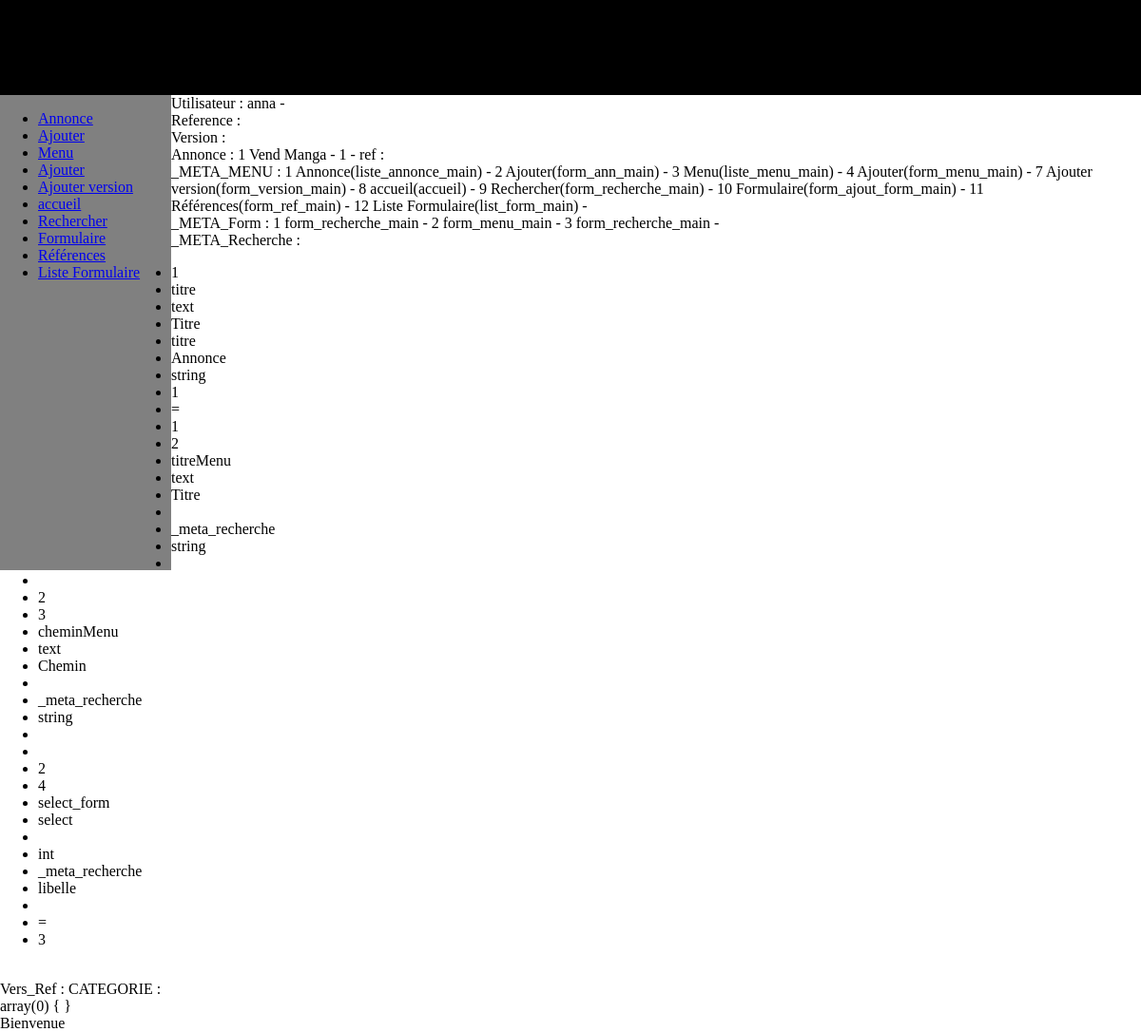
The page / on the database its author committed.
### tables this page shows
CREATE TABLE IF NOT EXISTS `_meta_menu` (
`id` int(11) NOT NULL,
  `libelle` varchar(20) DEFAULT NULL,
  `chemin` varchar(400) DEFAULT NULL,
  `id_parent` int(11) NOT NULL
);

CREATE TABLE IF NOT EXISTS `utilisateur` (
`id` int(11) NOT NULL,
  `login` varchar(20) DEFAULT NULL,
  `mdp` varchar(20) DEFAULT NULL,
  `mail` varchar(70) DEFAULT NULL
);

CREATE TABLE IF NOT EXISTS `annonce` (
`id` int(11) NOT NULL,
  `titre` varchar(50) DEFAULT NULL,
  `descriptif` varchar(4000) DEFAULT NULL,
  `prix` float DEFAULT NULL,
  `ville` varchar(40) DEFAULT NULL,
  `date_post` date DEFAULT NULL,
  `id_utilisateur` int(11) DEFAULT NULL,
  `id_ref` int(11) DEFAULT NULL
);

CREATE TABLE IF NOT EXISTS `_meta_form` (
`id` int(11) NOT NULL,
  `libelle` varchar(20) DEFAULT NULL,
  `methode` varchar(4) DEFAULT NULL,
  `action` varchar(20) DEFAULT NULL,
  `name` varchar(40) NOT NULL,
  `cible` varchar(50) NOT NULL,
  `table` varchar(50) NOT NULL
);

CREATE TABLE IF NOT EXISTS `_meta_recherche` (
`id` int(11) NOT NULL,
  `name` varchar(20) DEFAULT NULL,
  `type` varchar(20) DEFAULT NULL,
  `label` varchar(20) DEFAULT NULL,
  `source_data` varchar(40) DEFAULT NULL,
  `source_table` varchar(40) DEFAULT NULL,
  `donnee_cible` varchar(20) DEFAULT NULL,
  `numero` int(11) DEFAULT NULL,
  `operateur` varchar(3) DEFAULT NULL,
  `id_F` int(11) DEFAULT NULL,
  `data` varchar(2000) NOT NULL
);

### corps.php (called while the page is built)
<?php
include("banniere.php");
include("menu.php");
?>

### class/connexion.class.php (called while the page is built, shortened)
<?php
class connexion{
	private  $pdo;
	public function getPDO()
	{
		if($this->pdo ===null){
			$pdo = new PDO('mysql:dbname=mb554950;host=127.0.0.1', 'root', 'root');
			$pdo->setAttribute(PDO::ATTR_ERRMODE, PDO::ERRMODE_EXCEPTION);
			$this->pdo = $pdo;
		}
		return $this->pdo;
	}
	public function query($statement){
		$req = $this->getPDO()->query($statement);
		$data = $req->fetchAll(PDO::FETCH_CLASS);
		return $data;
	}
}
?>

### accueil.php (the view, shortened to what this page needs)
<?php
include("corps.php");
$bdd = new connexion();
$auth = "SELECT * FROM Utilisateur;";
$a = $bdd->query($auth);
for($i=0;$i<sizeof($a);$i++){
	echo $a[$i]->login." - ";
}
echo "<br>";
echo "Reference : ";
echo "<br>";
echo "Version : ";
echo "<br>";
$auth = "SELECT * FROM Annonce;";
$a = $bdd->query($auth);
echo "Annonce : ";
for($i=0;$i<sizeof($a);$i++){
	echo $a[$i]->id." ".$a[$i]->titre." - ".$a[$i]->id_utilisateur." - ref :".$a[$i]->id_ref." ";
}
echo "<br>";
$auth = "SELECT * FROM _META_MENU;";
$a = $bdd->query($auth);
echo "_META_MENU : ";
for($i=0;$i<sizeof($a);$i++){
	echo $a[$i]->id." ".$a[$i]->libelle."(".$a[$i]->chemin.") - ";
}
echo "<br>";
$auth = "SELECT * FROM _META_Form;";
$a = $bdd->query($auth);
echo "_META_Form : ";
for($i=0;$i<sizeof($a);$i++){
	echo $a[$i]->id." ".$a[$i]->action." - ";
}
echo "<br>";
$auth = "SELECT * FROM _META_Recherche;";
$a = $bdd->query($auth);
echo "_META_Recherche : ";
echo "<ul>";
for($i=0;$i<sizeof($a);$i++){
	echo "<li>".$a[$i]->id."</li>";
	echo "<li>".$a[$i]->name."</li>";
	echo "<li>".$a[$i]->type."</li>";
	echo "<li>".$a[$i]->label."</li>";
	echo "<li>".$a[$i]->source_data."</li>";
	echo "<li>".$a[$i]->source_table."</li>";
	echo "<li>".$a[$i]->donnee_cible."</li>";
	echo "<li>".$a[$i]->numero."</li>";
	echo "<li>".$a[$i]->operateur."</li>";
	echo "<li>".$a[$i]->id_F."</li>";
}
echo "</ul>";
echo "<br>";
echo "Vers_Ref : ";
echo "CATEGORIE : ";
echo "<br>";
$up = "Select * FROM Annonce_Recherche ;";
$a = $bdd->query($up);
var_dump($a);
?>
<div id="accueil">
	Bienvenue
</div>

### index.php (shortened to what this page needs)
<html>
<head>
	<link rel="stylesheet" type="text/css" href="style.css">
</head>
<body>
<?php
include("accueil.php");
?>
</body>
</html>

### banniere.php (shortened to what this page needs)
<html>
<head>
</head>
	<body>
		<div id="banniere">
		</div>
	</body>
</html>

### menu.php (shortened to what this page needs)
<?php
$select = "SELECT * FROM _META_MENU;";
$bdd = new connexion();
$rep = $bdd->query($select);
?>
<html>
<head>
<link rel="stylesheet" type="text/css" href="style.css">
</head>
	<body>
		<div id="menu">
			<?php
			echo "<ul>";
			for($i=0; $i<sizeof($rep); $i++){
				echo "<li><a href='".$rep[$i]->chemin.".php'>".$rep[$i]->libelle."</a></li>";
			}
			echo "</ul>";
			?>
		</div>
	</body>
</html>

### style.css (style rules this page uses)
body { margin:0; }
#banniere { background-color:black; height:100px; }
#menu { float:left; width:15%; background-color:grey; height:500px; }

### rows shown on the page
_meta_menu: libelle "Annonce", id "1", chemin "liste_annonce_main"
_meta_menu: libelle "Ajouter", id "2", chemin "form_ann_main"
_meta_menu: libelle "Menu", id "3", chemin "liste_menu_main"
_meta_menu: libelle "Ajouter", id "4", chemin "form_menu_main"
_meta_menu: libelle "Ajouter version", id "7", chemin "form_version_main"
_meta_menu: libelle "accueil", id "8", chemin "accueil"
_meta_menu: libelle "Rechercher", id "9", chemin "form_recherche_main"
_meta_menu: libelle "Formulaire", id "10", chemin "form_ajout_form_main"
_meta_menu: libelle "Références", id "11", chemin "form_ref_main"
_meta_menu: libelle "Liste Formulaire", id "12", chemin "list_form_main"
utilisateur: login "anna"
annonce: id "1", titre "Vend Manga", id_utilisateur "1"
_meta_form: id "1", action "form_recherche_main"
_meta_form: id "2", action "form_menu_main"
_meta_form: id "3", action "form_recherche_main"
_meta_recherche: id "1", name "titre", type "text", label "Titre", source_data "titre", source_table "Annonce", donnee_cible "string", numero "1", operateur "=", id_F "1"
_meta_recherche: id "2", name "titreMenu", type "text", label "Titre", source_table "_meta_recherche", donnee_cible "string", id_F "2"
_meta_recherche: id "3", name "cheminMenu", type "text", label "Chemin", source_table "_meta_recherche", donnee_cible "string", id_F "2"
_meta_recherche: id "4", name "select_form", type "select", source_data "int", source_table "_meta_recherche", donnee_cible "libelle", operateur "=", id_F "3"
